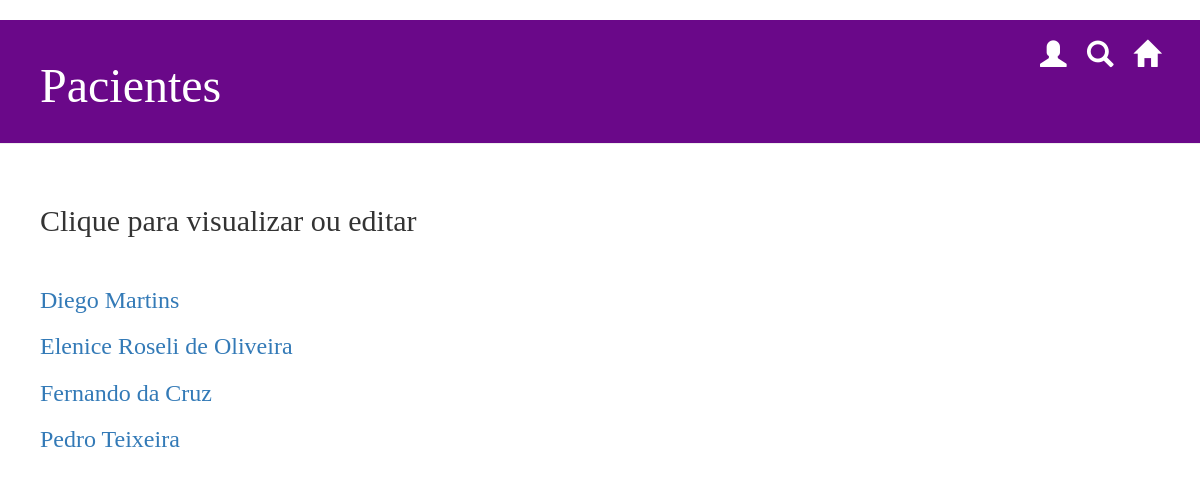
Page /paciente/lista_pacientes on the committed database.
### transplante/models.py (models this page shows, shortened)
class Pessoa (models.Model):
		nome = models.CharField(max_length=200, default = '', verbose_name='Nome')
		telefone = models.CharField(max_length=15, default = '', verbose_name='Telefone')
		cpf = models.CharField(max_length=11, default = '', verbose_name='CPF')
		email = models.CharField(max_length=100, default = '', verbose_name='e-Mail')
		data_nasc = models.CharField(max_length=10, default = '', verbose_name='Data de Nascimento')

class Paciente (Pessoa):
		doador_receptor = models.CharField(max_length=30, default = '', verbose_name='Doador ou Receptor')
		tipo_sanguineo = models.CharField(max_length=3, default = '', verbose_name='Tipo Sanguíneo')
		orgao = models.CharField(max_length=20, default = '', verbose_name='Órgão')
		alergia = models.CharField(max_length=100, default = '', verbose_name='Alergias')
		doenca_preexist = models.CharField(max_length=100, default = '', verbose_name='Doença Pré-existente')

class Pessoa (models.Model):
		nome = models.CharField(max_length=200, default = '', verbose_name='Nome')
		telefone = models.CharField(max_length=15, default = '', verbose_name='Telefone')
		cpf = models.CharField(max_length=11, default = '', verbose_name='CPF')
		email = models.CharField(max_length=100, default = '', verbose_name='e-Mail')
		data_nasc = models.CharField(max_length=10, default = '', verbose_name='Data de Nascimento')

### transplante/views.py (the view)
# urls.py: path('paciente/lista_pacientes', views.lista_pacientes, name='lista_pacientes'),
def lista_pacientes(request):
	pacientes = Paciente.objects.order_by('nome').all()
	return render(request, 'transplante/lista_pacientes.html', {'pacientes': pacientes})

### transplante/templates/transplante/lista_pacientes.html (shortened to what this page needs)
{% load staticfiles %}
<html>
    <head>
       <link rel="stylesheet" href="//maxcdn.bootstrapcdn.com/bootstrap/3.2.0/css/bootstrap.min.css">
      <link rel="stylesheet" href="//maxcdn.bootstrapcdn.com/bootstrap/3.2.0/css/bootstrap-theme.min.css">
       <link rel="stylesheet" href="{% static 'css/home.css' %}">
<div class="page-header">
			<a href="{% url 'home' %}" class="top-menu"><span class="glyphicon glyphicon-home"></span></a>
			<a href="{% url 'busca_pacientes' %}" class="top-menu"><span class="glyphicon glyphicon-search"></span></a>
			<a href="/" class="top-menu"><span class="glyphicon glyphicon-user"></span></a>
            <h1>Pacientes</h1>
        </div>
</head> <body>
<div class="content container">
    <div class="row">
<h2>Clique para visualizar ou editar</h2><br>
            {% for paciente in pacientes %}
                <div class=“paciente”>
                    <h3><a href="{% url 'pacientes_detail' pk=paciente.pk %}">{{ paciente.nome }}</a></h3>
                </div>
            {% endfor %}
        </div>
    </div>
</body>
</html>

### transplante/static/css/home.css (style rules this page uses)
.page-header { background-color: #6A0889; margin-top: 0; padding: 20px 20px 20px 40px; }
.page-header h1, .page-header h1 a, .page-header h1 a:visited, .page-header h1 a:active { color: #ffffff; font-size: 36pt; text-decoration: none; }
.content { margin-left: 40px; }
h1, h2, h3, h4 { font-family: 'Georgia'; }
.top-menu, .top-menu:hover, .top-menu:visited { color: #ffffff; float: right; font-size: 20pt; margin-right: 20px; }

### rows in the picture
Paciente: nome "Diego Martins"
Paciente: nome "Elenice Roseli de Oliveira"
Paciente: nome "Fernando da Cruz"
Paciente: nome "Pedro Teixeira"
